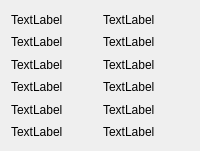
          <widget class="stw::opensyde_gui_elements::C_OgeFraGeneric" name="pc_FrameJ1939PgInfo">
           <property name="minimumSize">
            <size>
             <width>0</width>
             <height>151</height>
            </size>
           </property>
           <layout class="QGridLayout" name="gridLayout_2">
            <item row="2" column="0">
             <widget class="stw::opensyde_gui_elements::C_OgeLabGenericWithContextMenu" name="pc_LabelJ1939SourceAddr">
              <property name="text">
               <string>TextLabel</string>
              </property>
             </widget>
            </item>
            <item row="3" column="0">
             <widget class="stw::opensyde_gui_elements::C_OgeLabGenericWithContextMenu" name="pc_LabelJ1939DestAddr">
              <property name="text">
               <string>TextLabel</string>
              </property>
             </widget>
            </item>
            <item row="1" column="1">
             <widget class="stw::opensyde_gui_elements::C_OgeLabGenericWithContextMenu" name="pc_LabelJ1939PriorityValue">
              <property name="text">
               <string>TextLabel</string>
              </property>
             </widget>
            </item>
            <item row="1" column="0">
             <widget class="stw::opensyde_gui_elements::C_OgeLabGenericWithContextMenu" name="pc_LabelJ1939Priority">
              <property name="text">
               <string>TextLabel</string>
              </property>
             </widget>
            </item>
            <item row="0" column="0">
             <widget class="stw::opensyde_gui_elements::C_OgeLabGenericWithContextMenu" name="pc_LabelJ1939Pgn">
              <property name="text">
               <string>TextLabel</string>
              </property>
             </widget>
            </item>
            <item row="0" column="1">
             <widget class="stw::opensyde_gui_elements::C_OgeLabGenericWithContextMenu" name="pc_LabelJ1939PgnValue">
              <property name="text">
               <string>TextLabel</string>
              </property>
             </widget>
            </item>
            <item row="4" column="0">
             <widget class="stw::opensyde_gui_elements::C_OgeLabGenericWithContextMenu" name="pc_LabelJ1939Format">
              <property name="text">
               <string>TextLabel</string>
              </property>
             </widget>
            </item>
            <item row="5" column="0">
             <widget class="stw::opensyde_gui_elements::C_OgeLabGenericWithContextMenu" name="pc_LabelJ1939EdpDp">
              <property name="text">
               <string>TextLabel</string>
              </property>
             </widget>
            </item>
            <item row="2" column="1">
             <widget class="stw::opensyde_gui_elements::C_OgeLabGenericWithContextMenu" name="pc_LabelJ1939SourceAddrValue">
              <property name="text">
               <string>TextLabel</string>
              </property>
             </widget>
            </item>
            <item row="3" column="1">
             <widget class="stw::opensyde_gui_elements::C_OgeLabGenericWithContextMenu" name="pc_LabelJ1939DestAddrValue">
              <property name="text">
               <string>TextLabel</string>
              </property>
             </widget>
            </item>
            <item row="4" column="1">
             <widget class="stw::opensyde_gui_elements::C_OgeLabGenericWithContextMenu" name="pc_LabelJ1939FormatValue">
              <property name="text">
               <string>TextLabel</string>
              </property>
             </widget>
            </item>
            <item row="5" column="1">
             <widget class="stw::opensyde_gui_elements::C_OgeLabGenericWithContextMenu" name="pc_LabelJ1939EdpDpValue">
              <property name="text">
               <string>TextLabel</string>
              </property>
             </widget>
            </item>
           </layout>
          </widget>
